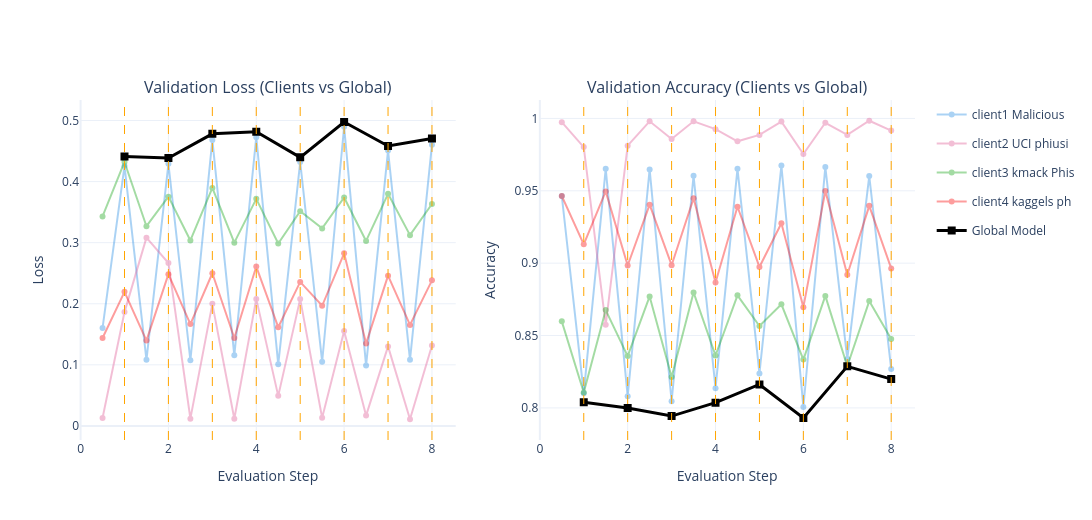

The notebook cell saved with this chart:
### Code cell
import plotly.graph_objects as go
from plotly.subplots import make_subplots
import plotly.express as px

# -------------------------------------------------
# Create subplots
fig = make_subplots(
    rows=1, cols=2,
    subplot_titles=(
        "Validation Loss (Clients vs Global)",
        "Validation Accuracy (Clients vs Global)"
    )
)

# -------------------------------------------------
# Assign fixed colors per client
palette = px.colors.qualitative.Dark24  # journal-friendly
client_colors = {
    client_id: palette[client_id % len(palette)]
    for client_id in logger.client_metrics.keys()
}

# -------------------------------------------------
# Subplot 1: Validation Loss (Clients)
for client_id, metrics in logger.client_metrics.items():
    losses = metrics["loss"]
    steps = [x / (client_epoch + 1)
             for x in range(1, client_epoch * global_epochs[0] + global_epochs[0] + 1)]
    steps.extend([x+global_epochs[0]+1 for x in range(global_epochs[1])])

    fig.add_trace(
        go.Scatter(
            x=steps,
            y=losses,
            mode="lines+markers",
            name=f"client{client_id + 1} {client_devices[client_id]['dataset'][:10]}",
            legendgroup=f"{client_devices[client_id]['dataset'][:10]}",
            line=dict(color=client_colors[client_id]),
            marker=dict(color=client_colors[client_id]),
            opacity=0.4
        ),
        row=1, col=1
    )

# Global model loss
global_losses = logger.global_metrics["loss"]
global_steps = list(range(1, len(global_losses) + 1))

fig.add_trace(
    go.Scatter(
        x=global_steps,
        y=global_losses,
        mode="lines+markers",
        name="Global Model",
        legendgroup="global",
        line=dict(color="black", width=3),
        marker=dict(symbol="square", size=8, color="black")
    ),
    row=1, col=1
)

# -------------------------------------------------
# Subplot 2: Validation Accuracy (Clients)
for client_id, metrics in logger.client_metrics.items():
    accuracies = metrics["accuracy"]
    steps = [x / (client_epoch + 1)
             for x in range(1, client_epoch * global_epochs[0] + global_epochs[0] + 1)]
    steps.extend([x+global_epochs[0]+1 for x in range(global_epochs[1])])

    fig.add_trace(
        go.Scatter(
            x=steps,
            y=accuracies,
            mode="lines+markers",
            name=f"client{client_id + 1} {client_devices[client_id]['dataset'][:10]}",
            legendgroup=f"{client_devices[client_id]['dataset'][:10]}",
            showlegend=False,  # legend only once (left plot)
            line=dict(color=client_colors[client_id]),
            marker=dict(color=client_colors[client_id]),
            opacity=0.4
        ),
        row=1, col=2
    )

# Global model accuracy
global_accs = logger.global_metrics["accuracy"]
global_steps = list(range(1, len(global_accs) + 1))

fig.add_trace(
    go.Scatter(
        x=global_steps,
        y=global_accs,
        mode="lines+markers",
        name="Global Model",
        legendgroup="global",
        showlegend=False,
        line=dict(color="black", width=3),
        marker=dict(symbol="square", size=8, color="black")
    ),
    row=1, col=2
)

# -------------------------------------------------
# Axis labels
fig.update_xaxes(title_text="Evaluation Step", row=1, col=1)
fig.update_xaxes(title_text="Evaluation Step", row=1, col=2)
fig.update_yaxes(title_text="Loss", row=1, col=1)
fig.update_yaxes(title_text="Accuracy", row=1, col=2)

# -------------------------------------------------
# Vertical lines (Global Rounds)
for g in range(1, sum(global_epochs) + 1):
    fig.add_vline(
        x=g,
        line=dict(color="orange", dash="dash", width=1)
    )

# -------------------------------------------------
# Layout
fig.update_layout(
    height=520,
    width=1200,
    template="plotly_white",
    hovermode="x unified"
)

fig.show()

### Figure 1 — Plotly figure (JSON) as saved in the notebook; plotly's stock layout.template omitted (floating-point values rounded to 4 significant figures)
{"data": [{"legendgroup": "Malicious ", "line": {"color": "#2E91E5"}, "marker": {"color": "#2E91E5"}, "mode": "lines+markers", "name": "client1 Malicious ", "opacity": 0.4, "type": "scatter", "x": [0.5, 1, 1.5, 2, 2.5, 3, 3.5, 4, 4.5, 5, 5.5, 6, 6.5, 7, 7.5, 8], "xaxis": "x", "y": [0.1602, 0.4254, 0.1082, 0.4291, 0.1075, 0.4682, 0.1156, 0.4727, 0.1008, 0.4319, 0.1051, 0.4898, 0.09879, 0.4507, 0.1082, 0.4605], "yaxis": "y"}, {"legendgroup": "UCI phiusi", "line": {"color": "#E15F99"}, "marker": {"color": "#E15F99"}, "mode": "lines+markers", "name": "client2 UCI phiusi", "opacity": 0.4, "type": "scatter", "x": [0.5, 1, 1.5, 2, 2.5, 3, 3.5, 4, 4.5, 5, 5.5, 6, 6.5, 7, 7.5, 8], "xaxis": "x", "y": [0.01296, 0.1863, 0.3082, 0.2668, 0.01185, 0.1998, 0.0118, 0.208, 0.04919, 0.2076, 0.01323, 0.1553, 0.01689, 0.1302, 0.01091, 0.1316], "yaxis": "y"}, {"legendgroup": "kmack Phis", "line": {"color": "#1CA71C"}, "marker": {"color": "#1CA71C"}, "mode": "lines+markers", "name": "client3 kmack Phis", "opacity": 0.4, "type": "scatter", "x": [0.5, 1, 1.5, 2, 2.5, 3, 3.5, 4, 4.5, 5, 5.5, 6, 6.5, 7, 7.5, 8], "xaxis": "x", "y": [0.343, 0.4322, 0.3269, 0.3754, 0.3037, 0.3895, 0.3, 0.3718, 0.2987, 0.3516, 0.3234, 0.3741, 0.3028, 0.38, 0.3123, 0.3634], "yaxis": "y"}, {"legendgroup": "kaggels ph", "line": {"color": "#FB0D0D"}, "marker": {"color": "#FB0D0D"}, "mode": "lines+markers", "name": "client4 kaggels ph", "opacity": 0.4, "type": "scatter", "x": [0.5, 1, 1.5, 2, 2.5, 3, 3.5, 4, 4.5, 5, 5.5, 6, 6.5, 7, 7.5, 8], "xaxis": "x", "y": [0.144, 0.2195, 0.1397, 0.2485, 0.1668, 0.2499, 0.1439, 0.2609, 0.1616, 0.2358, 0.1967, 0.2825, 0.1348, 0.246, 0.1653, 0.2384], "yaxis": "y"}, {"legendgroup": "global", "line": {"color": "black", "width": 3}, "marker": {"color": "black", "size": 8, "symbol": "square"}, "mode": "lines+markers", "name": "Global Model", "type": "scatter", "x": [1, 2, 3, 4, 5, 6, 7, 8], "xaxis": "x", "y": [0.4412, 0.4386, 0.4782, 0.4816, 0.4397, 0.4976, 0.4583, 0.4706], "yaxis": "y"}, {"legendgroup": "Malicious ", "line": {"color": "#2E91E5"}, "marker": {"color": "#2E91E5"}, "mode": "lines+markers", "name": "client1 Malicious ", "opacity": 0.4, "showlegend": false, "type": "scatter", "x": [0.5, 1, 1.5, 2, 2.5, 3, 3.5, 4, 4.5, 5, 5.5, 6, 6.5, 7, 7.5, 8], "xaxis": "x2", "y": [0.9464, 0.8102, 0.9652, 0.808, 0.9648, 0.8046, 0.9604, 0.8136, 0.9652, 0.8238, 0.9674, 0.8006, 0.9664, 0.8338, 0.9602, 0.8268], "yaxis": "y2"}, {"legendgroup": "UCI phiusi", "line": {"color": "#E15F99"}, "marker": {"color": "#E15F99"}, "mode": "lines+markers", "name": "client2 UCI phiusi", "opacity": 0.4, "showlegend": false, "type": "scatter", "x": [0.5, 1, 1.5, 2, 2.5, 3, 3.5, 4, 4.5, 5, 5.5, 6, 6.5, 7, 7.5, 8], "xaxis": "x2", "y": [0.9974, 0.9802, 0.8574, 0.9812, 0.998, 0.9858, 0.998, 0.9926, 0.9842, 0.9886, 0.9978, 0.9754, 0.997, 0.9886, 0.9984, 0.9916], "yaxis": "y2"}, {"legendgroup": "kmack Phis", "line": {"color": "#1CA71C"}, "marker": {"color": "#1CA71C"}, "mode": "lines+markers", "name": "client3 kmack Phis", "opacity": 0.4, "showlegend": false, "type": "scatter", "x": [0.5, 1, 1.5, 2, 2.5, 3, 3.5, 4, 4.5, 5, 5.5, 6, 6.5, 7, 7.5, 8], "xaxis": "x2", "y": [0.8598, 0.8106, 0.8676, 0.8358, 0.877, 0.8214, 0.8798, 0.8362, 0.8778, 0.8566, 0.8716, 0.8334, 0.8774, 0.8288, 0.8738, 0.8476], "yaxis": "y2"}, {"legendgroup": "kaggels ph", "line": {"color": "#FB0D0D"}, "marker": {"color": "#FB0D0D"}, "mode": "lines+markers", "name": "client4 kaggels ph", "opacity": 0.4, "showlegend": false, "type": "scatter", "x": [0.5, 1, 1.5, 2, 2.5, 3, 3.5, 4, 4.5, 5, 5.5, 6, 6.5, 7, 7.5, 8], "xaxis": "x2", "y": [0.9464, 0.913, 0.9496, 0.8984, 0.9404, 0.8986, 0.9448, 0.8866, 0.939, 0.8974, 0.9276, 0.8696, 0.9498, 0.892, 0.9396, 0.8964], "yaxis": "y2"}, {"legendgroup": "global", "line": {"color": "black", "width": 3}, "marker": {"color": "black", "size": 8, "symbol": "square"}, "mode": "lines+markers", "name": "Global Model", "showlegend": false, "type": "scatter", "x": [1, 2, 3, 4, 5, 6, 7, 8], "xaxis": "x2", "y": [0.8039, 0.7999, 0.7944, 0.8036, 0.8162, 0.793, 0.8287, 0.8199], "yaxis": "y2"}], "layout": {"annotations": [{"font": {"size": 16}, "showarrow": false, "text": "Validation Loss (Clients vs Global)", "x": 0.225, "xanchor": "center", "xref": "paper", "y": 1, "yanchor": "bottom", "yref": "paper"}, {"font": {"size": 16}, "showarrow": false, "text": "Validation Accuracy (Clients vs Global)", "x": 0.775, "xanchor": "center", "xref": "paper", "y": 1, "yanchor": "bottom", "yref": "paper"}], "height": 520, "hovermode": "x unified", "shapes": [{"line": {"color": "orange", "dash": "dash", "width": 1}, "type": "line", "x0": 1, "x1": 1, "xref": "x", "y0": 0, "y1": 1, "yref": "y domain"}, {"line": {"color": "orange", "dash": "dash", "width": 1}, "type": "line", "x0": 1, "x1": 1, "xref": "x2", "y0": 0, "y1": 1, "yref": "y2 domain"}, {"line": {"color": "orange", "dash": "dash", "width": 1}, "type": "line", "x0": 2, "x1": 2, "xref": "x", "y0": 0, "y1": 1, "yref": "y domain"}, {"line": {"color": "orange", "dash": "dash", "width": 1}, "type": "line", "x0": 2, "x1": 2, "xref": "x2", "y0": 0, "y1": 1, "yref": "y2 domain"}, {"line": {"color": "orange", "dash": "dash", "width": 1}, "type": "line", "x0": 3, "x1": 3, "xref": "x", "y0": 0, "y1": 1, "yref": "y domain"}, {"line": {"color": "orange", "dash": "dash", "width": 1}, "type": "line", "x0": 3, "x1": 3, "xref": "x2", "y0": 0, "y1": 1, "yref": "y2 domain"}, {"line": {"color": "orange", "dash": "dash", "width": 1}, "type": "line", "x0": 4, "x1": 4, "xref": "x", "y0": 0, "y1": 1, "yref": "y domain"}, {"line": {"color": "orange", "dash": "dash", "width": 1}, "type": "line", "x0": 4, "x1": 4, "xref": "x2", "y0": 0, "y1": 1, "yref": "y2 domain"}, {"line": {"color": "orange", "dash": "dash", "width": 1}, "type": "line", "x0": 5, "x1": 5, "xref": "x", "y0": 0, "y1": 1, "yref": "y domain"}, {"line": {"color": "orange", "dash": "dash", "width": 1}, "type": "line", "x0": 5, "x1": 5, "xref": "x2", "y0": 0, "y1": 1, "yref": "y2 domain"}, {"line": {"color": "orange", "dash": "dash", "width": 1}, "type": "line", "x0": 6, "x1": 6, "xref": "x", "y0": 0, "y1": 1, "yref": "y domain"}, {"line": {"color": "orange", "dash": "dash", "width": 1}, "type": "line", "x0": 6, "x1": 6, "xref": "x2", "y0": 0, "y1": 1, "yref": "y2 domain"}, {"line": {"color": "orange", "dash": "dash", "width": 1}, "type": "line", "x0": 7, "x1": 7, "xref": "x", "y0": 0, "y1": 1, "yref": "y domain"}, {"line": {"color": "orange", "dash": "dash", "width": 1}, "type": "line", "x0": 7, "x1": 7, "xref": "x2", "y0": 0, "y1": 1, "yref": "y2 domain"}, {"line": {"color": "orange", "dash": "dash", "width": 1}, "type": "line", "x0": 8, "x1": 8, "xref": "x", "y0": 0, "y1": 1, "yref": "y domain"}, {"line": {"color": "orange", "dash": "dash", "width": 1}, "type": "line", "x0": 8, "x1": 8, "xref": "x2", "y0": 0, "y1": 1, "yref": "y2 domain"}], "width": 1200, "xaxis": {"anchor": "y", "domain": [0, 0.45], "title": {"text": "Evaluation Step"}}, "xaxis2": {"anchor": "y2", "domain": [0.55, 1], "title": {"text": "Evaluation Step"}}, "yaxis": {"anchor": "x", "domain": [0, 1], "title": {"text": "Loss"}}, "yaxis2": {"anchor": "x2", "domain": [0, 1], "title": {"text": "Accuracy"}}}}
